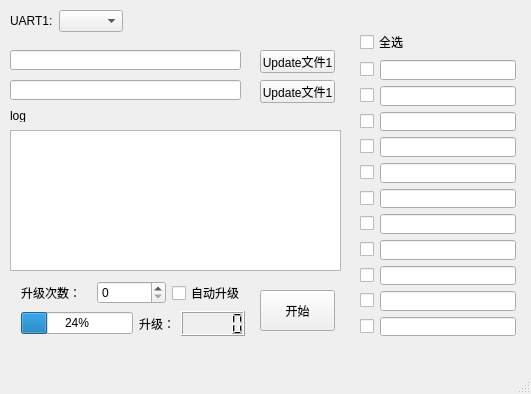
<?xml version="1.0" encoding="UTF-8"?>
<ui version="4.0">
 <class>FastbootFlashMainWin</class>
 <widget class="QMainWindow" name="FastbootFlashMainWin">
  <property name="geometry">
   <rect>
    <x>0</x>
    <y>0</y>
    <width>531</width>
    <height>394</height>
   </rect>
  </property>
  <property name="windowTitle">
   <string>FastbootFlashUpdate</string>
  </property>
  <widget class="QWidget" name="centralwidget">
   <widget class="QPushButton" name="pushButton">
    <property name="geometry">
     <rect>
      <x>260</x>
      <y>50</y>
      <width>75</width>
      <height>23</height>
     </rect>
    </property>
    <property name="text">
     <string>Update文件1</string>
    </property>
   </widget>
   <widget class="QLineEdit" name="lineEdit">
    <property name="geometry">
     <rect>
      <x>10</x>
      <y>50</y>
      <width>231</width>
      <height>20</height>
     </rect>
    </property>
   </widget>
   <widget class="QPushButton" name="pushButton_2">
    <property name="geometry">
     <rect>
      <x>260</x>
      <y>80</y>
      <width>75</width>
      <height>23</height>
     </rect>
    </property>
    <property name="text">
     <string>Update文件1</string>
    </property>
   </widget>
   <widget class="QLineEdit" name="lineEdit_2">
    <property name="geometry">
     <rect>
      <x>10</x>
      <y>80</y>
      <width>231</width>
      <height>20</height>
     </rect>
    </property>
   </widget>
   <widget class="QTextBrowser" name="textBrowser">
    <property name="geometry">
     <rect>
      <x>10</x>
      <y>130</y>
      <width>331</width>
      <height>141</height>
     </rect>
    </property>
   </widget>
   <widget class="QPushButton" name="pushButton_5">
    <property name="geometry">
     <rect>
      <x>260</x>
      <y>290</y>
      <width>75</width>
      <height>41</height>
     </rect>
    </property>
    <property name="text">
     <string>开始</string>
    </property>
   </widget>
   <widget class="QLabel" name="label">
    <property name="geometry">
     <rect>
      <x>10</x>
      <y>110</y>
      <width>54</width>
      <height>12</height>
     </rect>
    </property>
    <property name="text">
     <string>log</string>
    </property>
   </widget>
   <widget class="QWidget" name="layoutWidget">
    <property name="geometry">
     <rect>
      <x>21</x>
      <y>281</y>
      <width>224</width>
      <height>55</height>
     </rect>
    </property>
    <layout class="QVBoxLayout" name="verticalLayout">
     <item>
      <layout class="QHBoxLayout" name="horizontalLayout">
       <item>
        <widget class="QLabel" name="label_2">
         <property name="text">
          <string>升级次数：</string>
         </property>
        </widget>
       </item>
       <item>
        <widget class="QSpinBox" name="spinBox"/>
       </item>
       <item>
        <widget class="QCheckBox" name="checkBox">
         <property name="text">
          <string>自动升级</string>
         </property>
        </widget>
       </item>
      </layout>
     </item>
     <item>
      <layout class="QHBoxLayout" name="horizontalLayout_2">
       <item>
        <widget class="QProgressBar" name="progressBar">
         <property name="value">
          <number>24</number>
         </property>
        </widget>
       </item>
       <item>
        <widget class="QLabel" name="label_6">
         <property name="text">
          <string>升级：</string>
         </property>
        </widget>
       </item>
       <item>
        <widget class="QLCDNumber" name="lcdNumber"/>
       </item>
      </layout>
     </item>
    </layout>
   </widget>
   <widget class="QWidget" name="">
    <property name="geometry">
     <rect>
      <x>10</x>
      <y>10</y>
      <width>113</width>
      <height>22</height>
     </rect>
    </property>
    <layout class="QHBoxLayout" name="horizontalLayout_3">
     <item>
      <widget class="QLabel" name="label_3">
       <property name="text">
        <string>UART1:</string>
       </property>
      </widget>
     </item>
     <item>
      <widget class="QComboBox" name="comboBox"/>
     </item>
    </layout>
   </widget>
   <widget class="QWidget" name="">
    <property name="geometry">
     <rect>
      <x>360</x>
      <y>30</y>
      <width>156</width>
      <height>306</height>
     </rect>
    </property>
    <layout class="QVBoxLayout" name="verticalLayout_2">
     <item>
      <widget class="QCheckBox" name="checkBox_13">
       <property name="text">
        <string>全选</string>
       </property>
      </widget>
     </item>
     <item>
      <layout class="QGridLayout" name="gridLayout">
       <item row="0" column="0">
        <widget class="QCheckBox" name="checkBox_2">
         <property name="text">
          <string/>
         </property>
        </widget>
       </item>
       <item row="0" column="1">
        <widget class="QLineEdit" name="lineEdit_3"/>
       </item>
       <item row="1" column="0">
        <widget class="QCheckBox" name="checkBox_3">
         <property name="text">
          <string/>
         </property>
        </widget>
       </item>
       <item row="1" column="1">
        <widget class="QLineEdit" name="lineEdit_4"/>
       </item>
       <item row="2" column="0">
        <widget class="QCheckBox" name="checkBox_4">
         <property name="text">
          <string/>
         </property>
        </widget>
       </item>
       <item row="2" column="1">
        <widget class="QLineEdit" name="lineEdit_5"/>
       </item>
       <item row="3" column="0">
        <widget class="QCheckBox" name="checkBox_5">
         <property name="text">
          <string/>
         </property>
        </widget>
       </item>
       <item row="3" column="1">
        <widget class="QLineEdit" name="lineEdit_6"/>
       </item>
       <item row="4" column="0">
        <widget class="QCheckBox" name="checkBox_6">
         <property name="text">
          <string/>
         </property>
        </widget>
       </item>
       <item row="4" column="1">
        <widget class="QLineEdit" name="lineEdit_7"/>
       </item>
       <item row="5" column="0">
        <widget class="QCheckBox" name="checkBox_7">
         <property name="text">
          <string/>
         </property>
        </widget>
       </item>
       <item row="5" column="1">
        <widget class="QLineEdit" name="lineEdit_8"/>
       </item>
       <item row="6" column="0">
        <widget class="QCheckBox" name="checkBox_8">
         <property name="text">
          <string/>
         </property>
        </widget>
       </item>
       <item row="6" column="1">
        <widget class="QLineEdit" name="lineEdit_9"/>
       </item>
       <item row="7" column="0">
        <widget class="QCheckBox" name="checkBox_9">
         <property name="text">
          <string/>
         </property>
        </widget>
       </item>
       <item row="7" column="1">
        <widget class="QLineEdit" name="lineEdit_10"/>
       </item>
       <item row="8" column="0">
        <widget class="QCheckBox" name="checkBox_10">
         <property name="text">
          <string/>
         </property>
        </widget>
       </item>
       <item row="8" column="1">
        <widget class="QLineEdit" name="lineEdit_11"/>
       </item>
       <item row="9" column="0">
        <widget class="QCheckBox" name="checkBox_11">
         <property name="text">
          <string/>
         </property>
        </widget>
       </item>
       <item row="9" column="1">
        <widget class="QLineEdit" name="lineEdit_12"/>
       </item>
       <item row="10" column="0">
        <widget class="QCheckBox" name="checkBox_12">
         <property name="text">
          <string/>
         </property>
        </widget>
       </item>
       <item row="10" column="1">
        <widget class="QLineEdit" name="lineEdit_13"/>
       </item>
      </layout>
     </item>
    </layout>
   </widget>
  </widget>
  <widget class="QMenuBar" name="menubar">
   <property name="geometry">
    <rect>
     <x>0</x>
     <y>0</y>
     <width>531</width>
     <height>23</height>
    </rect>
   </property>
  </widget>
  <widget class="QStatusBar" name="statusbar"/>
 </widget>
 <resources/>
 <connections/>
</ui>
